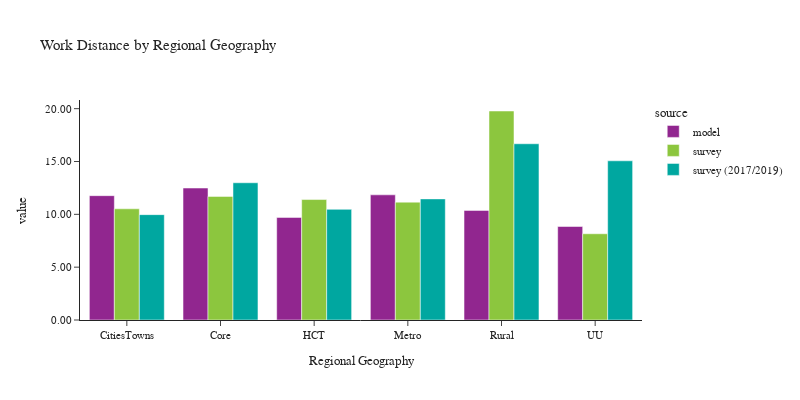

Write notebook code for a chart like this one.
### Code cell
plot_work_location(df_workers, 'rg_proposed_work', 'Regional Geography', 'Regional Geography')

### Figure 1 — Plotly figure (JSON) as saved in the notebook; plotly's stock layout.template omitted (floating-point values rounded to 4 significant figures)
{"data": [{"alignmentgroup": "True", "customdata": [[123328], [633990], [279905], [1030902], [105931], [35854]], "hovertemplate": "source=model<br>rg_proposed_work=%{x}<br>value=%{y}<br>sample count=%{customdata[0]}<extra></extra>", "legendgroup": "model", "marker": {"color": "#91268F", "pattern": {"shape": ""}}, "name": "model", "offsetgroup": "model", "orientation": "v", "showlegend": true, "textposition": "auto", "type": "bar", "x": ["CitiesTowns", "Core", "HCT", "Metro", "Rural", "UU"], "xaxis": "x", "y": [11.77, 12.49, 9.708, 11.84, 10.37, 8.85], "yaxis": "y"}, {"alignmentgroup": "True", "customdata": [[69], [557], [190], [1733], [98], [45]], "hovertemplate": "source=survey<br>rg_proposed_work=%{x}<br>value=%{y}<br>sample count=%{customdata[0]}<extra></extra>", "legendgroup": "survey", "marker": {"color": "#8CC63E", "pattern": {"shape": ""}}, "name": "survey", "offsetgroup": "survey", "orientation": "v", "showlegend": true, "textposition": "auto", "type": "bar", "x": ["CitiesTowns", "Core", "HCT", "Metro", "Rural", "UU"], "xaxis": "x", "y": [10.52, 11.7, 11.4, 11.15, 19.78, 8.161], "yaxis": "y"}, {"alignmentgroup": "True", "customdata": [[79], [1189], [299], [3877], [112], [39]], "hovertemplate": "source=survey (2017/2019)<br>rg_proposed_work=%{x}<br>value=%{y}<br>sample count=%{customdata[0]}<extra></extra>", "legendgroup": "survey (2017/2019)", "marker": {"color": "#00A7A0", "pattern": {"shape": ""}}, "name": "survey (2017/2019)", "offsetgroup": "survey (2017/2019)", "orientation": "v", "showlegend": true, "textposition": "auto", "type": "bar", "x": ["CitiesTowns", "Core", "HCT", "Metro", "Rural", "UU"], "xaxis": "x", "y": [9.972, 12.99, 10.47, 11.46, 16.68, 15.07], "yaxis": "y"}], "layout": {"barmode": "group", "font": {"size": 11}, "height": 400, "legend": {"title": {"text": "source"}, "tracegroupgap": 0}, "title": {"text": "Work Distance by Regional Geography"}, "width": 800, "xaxis": {"anchor": "y", "domain": [0, 1], "title": {"text": "Regional Geography"}}, "yaxis": {"anchor": "x", "domain": [0, 1], "tickformat": ".2f", "title": {"text": "value"}}}}
